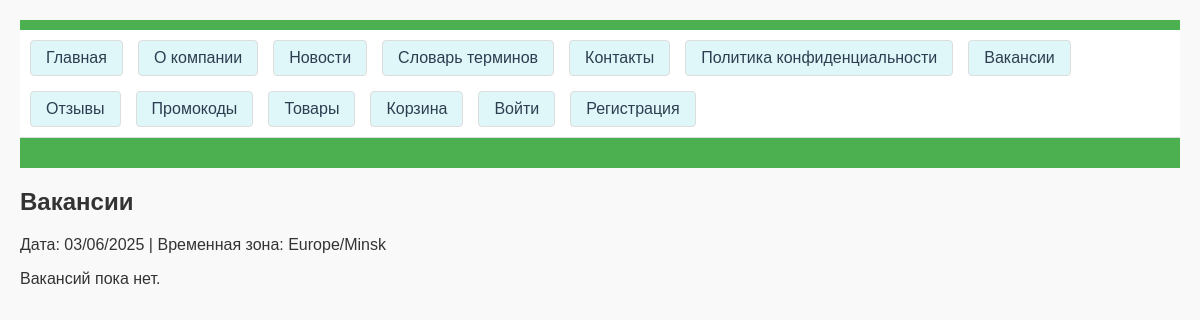
/vacancies/, run on an earlier commit of the app's database.
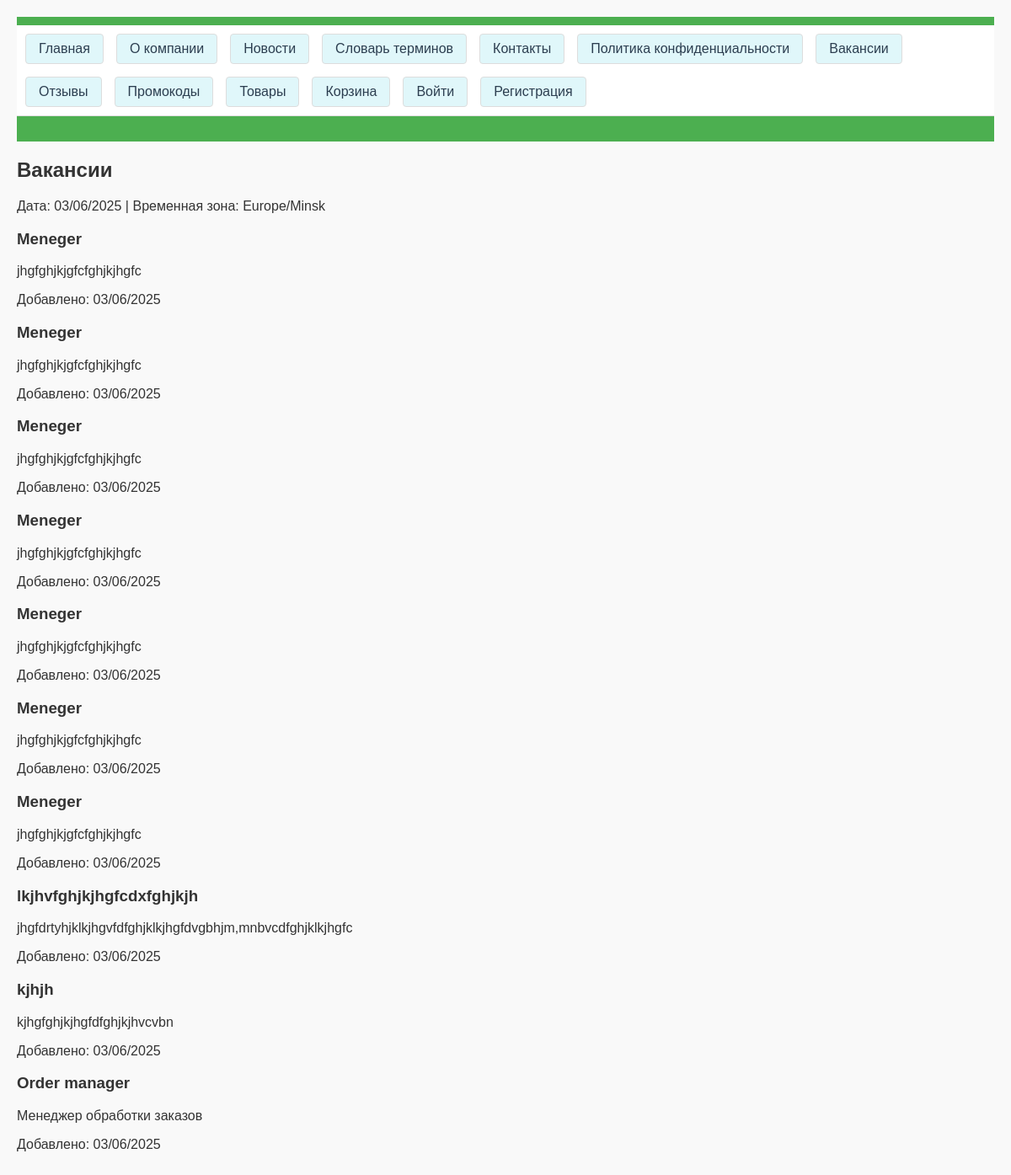
And on a later commit of the database.
### delivery_app/models.py (models this page shows, shortened)
class Vacancy(models.Model):
    title = models.CharField(max_length=100)
    description = models.TextField()
    created_date = models.DateTimeField(auto_now_add=True)

### delivery_app/views.py (the view)
# urls.py: path('vacancies/', views.vacancies, name='vacancies'),
def vacancies(request):
    vacancies = Vacancy.objects.order_by('-created_date')
    context = {
        'vacancies': vacancies,
        'current_date': timezone.now().strftime('%d/%m/%Y'),
        'timezone': 'Europe/Minsk',
    }
    return render(request, 'delivery_app/vacancies.html', context)

### delivery_app/templates/delivery_app/vacancies.html (shortened to what this page needs)
{% extends "delivery_app/base.html" %}
{% block content %}
<h2>Вакансии</h2>
<p>Дата: {{ current_date }} | Временная зона: {{ timezone }}</p>
{% for vacancy in vacancies %}
    <h3>{{ vacancy.title }}</h3>
    <p>{{ vacancy.description }}</p>
    <p>Добавлено: {{ vacancy.created_date|date:'d/m/Y' }}</p>
{% empty %}
    <p>Вакансий пока нет.</p>
{% endfor %}
{% endblock %}

What changed in the data, as far as the page shows it:
added Vacancy: title "Meneger", description "jhgfghjkjgfcfghjkjhgfc", created_date "03/06/2025"
added Vacancy: title "Meneger", description "jhgfghjkjgfcfghjkjhgfc", created_date "03/06/2025"
added Vacancy: title "Meneger", description "jhgfghjkjgfcfghjkjhgfc", created_date "03/06/2025"
added Vacancy: title "Meneger", description "jhgfghjkjgfcfghjkjhgfc", created_date "03/06/2025"
added Vacancy: title "Meneger", description "jhgfghjkjgfcfghjkjhgfc", created_date "03/06/2025"
added Vacancy: title "Meneger", description "jhgfghjkjgfcfghjkjhgfc", created_date "03/06/2025"
added Vacancy: title "Meneger", description "jhgfghjkjgfcfghjkjhgfc", created_date "03/06/2025"
added Vacancy: title "lkjhvfghjkjhgfcdxfghjkjh", description "jhgfdrtyhjklkjhgvfdfghjklkjhgfdvgbhjm,mnbvcdfghjklkjhgfc", created_date "03/06/2025"
added Vacancy: title "kjhjh", description "kjhgfghjkjhgfdfghjkjhvcvbn", created_date "03/06/2025"
added Vacancy: title "Order manager", description "Менеджер обработки заказов", created_date "03/06/2025"
Also different on the page:
text no longer shown: "Вакансий пока нет."
